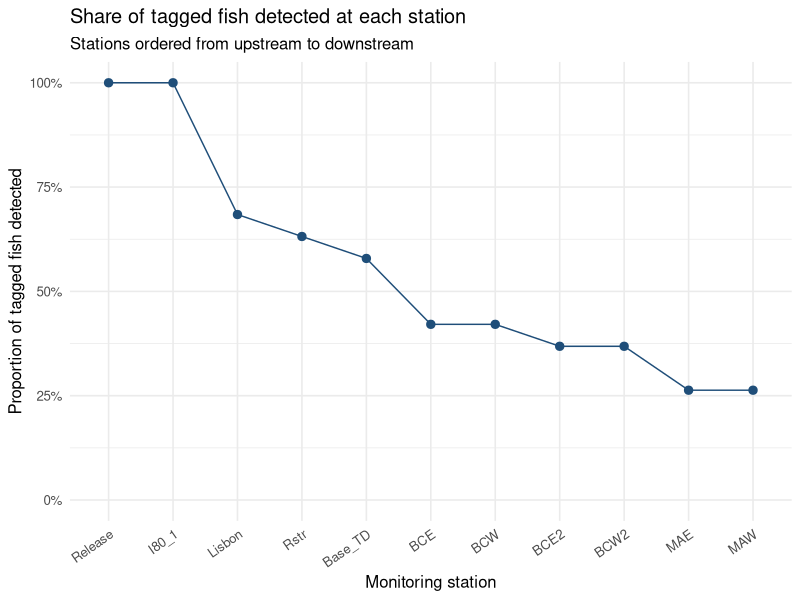

The R script that drew this image:
## ---- chunk 1
library(dplyr)
library(tidyr)
library(ggplot2)
## ---- chunk 2
fish_encounters |> head(10)

n_fish <- n_distinct(fish_encounters$fish)
n_stations <- nlevels(fish_encounters$station)
n_possible <- n_fish * n_stations

tibble(
  fish = n_fish,
  stations = n_stations,
  possible_combinations = n_possible,
  recorded_rows = nrow(fish_encounters),
  missing_combinations = n_possible - nrow(fish_encounters)
)
## ---- chunk 3
recorded_summary <- fish_encounters |>
  summarise(share_detected = mean(seen), .by = station)

recorded_summary
## ---- chunk 4
fish_full <- fish_encounters |>
  complete(fish, station, fill = list(seen = 0), explicit = FALSE)

fish_full |> head(15)
## ---- chunk 5
stopifnot(
  anyDuplicated(fish_full[c("fish", "station")]) == 0L,
  nrow(fish_full) == n_possible,
  sum(fish_full$seen == 1) == nrow(fish_encounters),
  sum(fish_full$seen == 0) == n_possible - nrow(fish_encounters)
)

tibble(
  original_detections = sum(fish_full$seen == 1),
  added_nondetections = sum(fish_full$seen == 0),
  total_combinations = nrow(fish_full)
)
## ---- chunk 6
station_summary <- fish_full |>
  summarise(
    fish_detected = sum(seen),
    fish_in_cohort = n(),
    share_detected = mean(seen),
    .by = station
  ) |>
  arrange(station)

station_summary |> knitr::kable(digits = 3)
## ---- chunk 7
ggplot(station_summary, aes(station, share_detected, group = 1)) +
  geom_line(color = "#1F4E79") +
  geom_point(color = "#1F4E79", size = 2.5) +
  scale_y_continuous(labels = scales::percent, limits = c(0, 1)) +
  labs(
    title = "Share of tagged fish detected at each station",
    subtitle = "Stations ordered from upstream to downstream",
    x = "Monitoring station", y = "Proportion of tagged fish detected"
  ) +
  theme_minimal(base_size = 12) +
  theme(axis.text.x = element_text(angle = 35, hjust = 1))
## ---- chunk 8
missed_then_seen <- fish_full |>
  mutate(position = as.integer(station)) |>
  mutate(furthest_detection = max(position[seen == 1]), .by = fish) |>
  filter(seen == 0, position < furthest_detection) |>
  select(fish, station)

missed_then_seen
## ---- chunk 9
example <- tibble(
  fish = c("A", "A", "B"),
  station = c("upstream", "downstream", "upstream"),
  seen = c(1, NA, 1)
)

example |>
  complete(fish, station, fill = list(seen = 0), explicit = FALSE)
